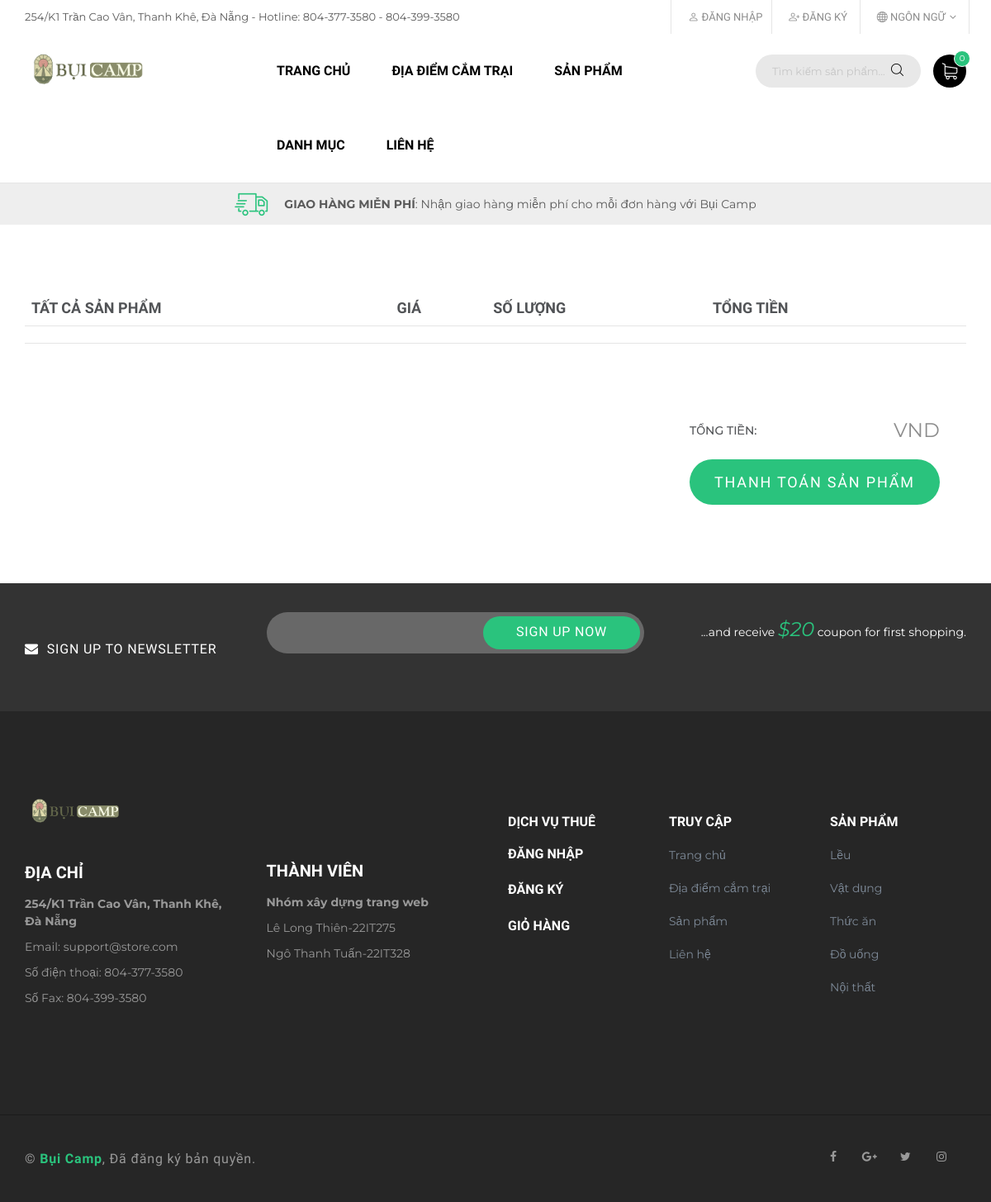
The app's page /cart.php with its own data.
### tables this page shows
CREATE TABLE `category` (
  `id` int(11) NOT NULL,
  `name` varchar(100) DEFAULT NULL,
  `created_time` int(11) NULL,
  `last_updated` int(11) NULL
);

### cart.php (the view, shortened to what this page needs)
<!DOCTYPE html>
<html lang="en">
  <head>
    <link rel="stylesheet" href="plugins/font-awesome/css/font-awesome.min.css">
    <link rel="stylesheet" href="plugins/ps-icon/style.css">
    <link rel="stylesheet" href="https://cdn.jsdelivr.net/npm/bootstrap-icons@1.11.1/font/bootstrap-icons.css">
    <link rel="stylesheet" href="plugins/bootstrap/dist/css/bootstrap.min.css">
    <link rel="stylesheet" href="plugins/owl-carousel/assets/owl.carousel.css">
    <link rel="stylesheet" href="plugins/jquery-bar-rating/dist/themes/fontawesome-stars.css">
    <link rel="stylesheet" href="plugins/slick/slick/slick.css">
    <link rel="stylesheet" href="plugins/bootstrap-select/dist/css/bootstrap-select.min.css">
    <link rel="stylesheet" href="plugins/Magnific-Popup/dist/magnific-popup.css">
    <link rel="stylesheet" href="plugins/jquery-ui/jquery-ui.min.css">
    <link rel="stylesheet" href="plugins/revolution/css/settings.css">
    <link rel="stylesheet" href="plugins/revolution/css/layers.css">
    <link rel="stylesheet" href="plugins/revolution/css/navigation.css">
    <link rel="stylesheet" href="css/style.css">
  </head>
  <body class="ps-loading">
    <header class="header">
      <div class="header__top">
        <div class="container-fluid">
          <div class="row">
                <div class="col-lg-6 col-md-8 col-sm-6 col-xs-12 ">
                  <p>254/K1 Trần Cao Vân, Thanh Khê, Đà Nẵng  -  Hotline: 804-377-3580 - 804-399-3580</p>
                </div>
                <?php if(isset($_COOKIE['user_cookie'])){ ?>
                  <div class="col-lg-6 col-md-4 col-sm-6 col-xs-12 ">
                  <div class="header__actions"><a href=""><i class="bi bi-person"></i> <?php
                  include 'connect_db.php';
                  $sqlu="SELECT*FROM USERS WHERE id=".$_COOKIE['idu'];
                  $kqu= mysqli_query($con,$sqlu);
                  while($row=mysqli_fetch_array($kqu)){
                    echo 'Xin chào '.$row['fullname'].',';
                  }
                   ?> </a>
                  <div class="header__actions"><a href="logout.php"><i class="bi bi-box-arrow-right"></i> Đăng xuất</a>
<?php
    }else{
                ?>
                <div class="col-lg-6 col-md-4 col-sm-6 col-xs-12 ">
                  <div class="header__actions"><a href="login.php"><i class="bi bi-person"></i> Đăng nhập</a>
                  <div class="header__actions"><a href="register.php"><i class="bi bi-person-plus"></i> Đăng ký</a>
                  <?php
    }
                  ?><div class="btn-group ps-dropdown"><a class="dropdown-toggle" href="#" data-toggle="dropdown" aria-haspopup="true" aria-expanded="false"><i class="bi bi-globe"></i>  Ngôn ngữ<i class="fa fa-angle-down"></i></a>
                    </div>
                  </div>
                </div>
          </div>
        </div>
      </div>
      <nav class="navigation">
        <div class="container-fluid">
          <div class="navigation__column left">
            <div class="header__logo"><a class="ps-logo" href="index.php"><img src="images/logo1.png" alt=""></a></div>
          </div>
          <div class="navigation__column center">
                <ul class="main-menu menu">
                  <li class="menu-item menu-item-has-children dropdown"><a href="index.php">Trang chủ</a>
                  </li>
                  <li class="menu-item menu-item-has-children has-mega-menu"><a href="#">Địa điểm cắm trại</a>
                  </li>
                  <li class="menu-item"><a href="product-listing.php">Sản phẩm</a></li>
                  <li class="menu-item menu-item-has-children dropdown"><a href="#">Danh mục</a>
                    <?php
                    include 'connect_db.php';
                    ?>
                  </li></ul>
                  <li class="menu-item menu-item-has-children dropdown"><a href="contact-us.php">Liên hệ</a>
                  </li>
          </div>
          <div class="navigation__column right">
            <form class="ps-search--header" action="do_action" method="post">
              <input class="form-control" type="text" placeholder="Tìm kiếm sản phẩm...">
              <button><i class="ps-icon-search"></i></button>
            </form>
            <div class="ps-cart"><a class="ps-cart__toggle" href="cart.php"><span><i><?php  $_SESSION['soluongcart']=(int)sizeof($_SESSION['giohang']);
            echo $_SESSION['soluongcart'];
            ?></i></span><i class="ps-icon-shopping-cart"></i></a>
              </div>
            </div>
          </div>
        </div>
    </header>
    <div class="header-services">
      <div class="ps-services owl-slider" data-owl-auto="true" data-owl-loop="true" data-owl-speed="7000" data-owl-gap="0" data-owl-nav="true" data-owl-dots="false" data-owl-item="1" data-owl-item-xs="1" data-owl-item-sm="1" data-owl-item-md="1" data-owl-item-lg="1" data-owl-duration="1000" data-owl-mousedrag="on">
        <p class="ps-service"><i class="ps-icon-delivery"></i><strong>Giao hàng miễn phí</strong>: Nhận giao hàng miễn phí cho mỗi đơn hàng với Bụi Camp</p>
      </div>
    </div>
    <main class="ps-main">
    <form action="checkout.php" method="POST">
      <div class="ps-content pt-80 pb-80">
        <div class="ps-container">
          <div class="ps-cart-listing">
            <table class="table ps-cart__table">
              <thead>
                <tr>
                  <th>Tất cả sản phẩm</th>
                  <th>Giá</th>
                  <th>Số lượng</th>
                  <th>Tổng tiền</th>
                  <th></th>
                </tr>
              </thead>
            </table>
            <div class="ps-cart__actions">
              <div class="ps-cart__promotion">
              </div>
              <div class="ps-cart__total">
                <h3>Tổng tiền: <span> <?php echo $total; ?> VND</span></h3>
                <input type="submit" name="thanhtoan" class="ps-btn" href="checkout.php" value="Thanh toán sản phẩm">
              </div>
            </div>
          </div>
        </div>
      </div></form>
      <div class="ps-subscribe">
        <div class="ps-container">
          <div class="row">
                <div class="col-lg-3 col-md-12 col-sm-12 col-xs-12 ">
                  <h3><i class="fa fa-envelope"></i>Sign up to Newsletter</h3>
                </div>
                <div class="col-lg-5 col-md-7 col-sm-12 col-xs-12 ">
                  <form class="ps-subscribe__form" action="do_action" method="post">
                    <input class="form-control" type="text" placeholder="">
                    <button>Sign up now</button>
                  </form>
                </div>
                <div class="col-lg-4 col-md-5 col-sm-12 col-xs-12 ">
                  <p>...and receive  <span>$20</span>  coupon for first shopping.</p>
                </div>
          </div>
        </div>
      </div>
      <?php include 'footer.php' ?>
    </main>
  </body>
</html>

### footer.php
<div class="ps-footer bg--cover" data-background="images/background/parallax.png">
        <div class="ps-footer__content">
          <div class="ps-container">
            <div class="row">
                  <div class="col-lg-3 col-md-3 col-sm-12 col-xs-12 ">
                    <aside class="ps-widget--footer ps-widget--info">
                      <header><a class="ps-logo" href="index.php"><img src="images/logo1.png" alt=""></a>
                        <h3 class="ps-widget__title">Địa chỉ</h3>
                      </header>
                      <footer>
                        <p><strong>254/K1 Trần Cao Vân, Thanh Khê, Đà Nẵng </strong></p>
                        <p>Email: <a href='mailto:support@store.com'>support@store.com</a></p>
                        <p>Số điện thoại: 804-377-3580 </p>
                        <p>Số Fax: 804-399-3580</p>
                      </footer>
                    </aside>
                  </div>
                  <div class="col-lg-3 col-md-3 col-sm-12 col-xs-12 ">
                    <aside class="ps-widget--footer ps-widget--info second">
                      <header>
                        <h3 class="ps-widget__title">Thành viên</h3>
                      </header>
                      <footer>
                        <p><strong>Nhóm xây dựng trang web</strong></p>
                        <p>Lê Long Thiên-22IT275</p>
                        <p>Ngô Thanh Tuấn-22IT328</p>
                      </footer>
                    </aside>
                  </div>
                  <div class="col-lg-2 col-md-2 col-sm-4 col-xs-12 ">
                    <aside class="ps-widget--footer ps-widget--link">
                      <header>
                        <h3 class="ps-widget__title">Dịch vụ thuê</h3>
                      </header>
                      <footer>
                        <ul class="ps-list--link">
                          <li><a href="#">Đăng nhập</a></li>
                          <li><a href="#">Đăng ký</a></li>
                          <li><a href="#">Giỏ hàng</a></li>
                        </ul>
                      </footer>
                    </aside>
                  </div>
                  <div class="col-lg-2 col-md-2 col-sm-4 col-xs-12 ">
                    <aside class="ps-widget--footer ps-widget--link">
                      <header>
                        <h3 class="ps-widget__title">Truy cập</h3>
                      </header>
                      <footer>
                        <ul class="ps-list--line">
                          <li><a href="index.php">Trang chủ</a></li>
                          <li><a href="#">Địa điểm cắm trại</a></li>
                          <li><a href="product-listing.php">Sản phẩm</a></li>
                          <li><a href="contact-us.php">Liên hệ</a></li>
                        </ul>
                      </footer>
                    </aside>
                  </div>
                  <div class="col-lg-2 col-md-2 col-sm-4 col-xs-12 ">
                    <aside class="ps-widget--footer ps-widget--link">
                      <header>
                        <h3 class="ps-widget__title">Sản phẩm</h3>
                      </header>
                      <footer>
                        <ul class="ps-list--line">
                          <?php include 'connect_db.php';
                    $sqlshowdm="SELECT*FROM category";
                    $kqshowdm=mysqli_query($con,$sqlshowdm);
                    while($rowshowdm=mysqli_fetch_array($kqshowdm)){ ?>
                          <li><a href="<?php echo 'product-listing.php?iddm='.$rowshowdm['id']; ?>"><?php  echo $rowshowdm['name']; ?></a></li>
                          <?php } ?>
                        </ul>
                      </footer>
                    </aside>
                  </div>
            </div>
          </div>
        </div>
        <div class="ps-footer__copyright">
          <div class="ps-container">
            <div class="row">
                  <div class="col-lg-6 col-md-6 col-sm-6 col-xs-12 ">
                    <p>&copy; <a href="#">Bụi Camp</a>, Đã đăng ký bản quyền. </p>
                  </div>
                  <div class="col-lg-6 col-md-6 col-sm-6 col-xs-12 ">
                    <ul class="ps-social">
                      <li><a href="#"><i class="fa fa-facebook"></i></a></li>
                      <li><a href="#"><i class="fa fa-google-plus"></i></a></li>
                      <li><a href="#"><i class="fa fa-twitter"></i></a></li>
                      <li><a href="#"><i class="fa fa-instagram"></i></a></li>
                    </ul>
                  </div>
            </div>
          </div>
        </div>
      </div>

### records on screen
category: name "Lều"
category: name "Vật dụng"
category: name "Thức ăn"
category: name "Đồ uống"
category: name "Nội thất"

### other values on screen
$_SESSION['soluongcart'] "0"
